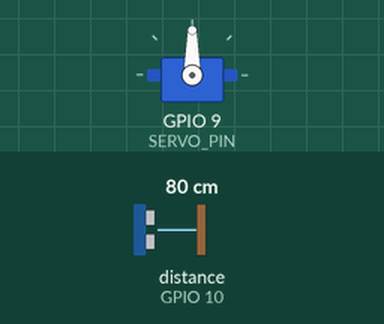
Simulated run of this program. Board: ESP32-C3. Parts: servo. Wiring (inferred from the names in the program): ultrasonic range finder: trigger GPIO 3; echo GPIO 10. The test bench sets the inputs (shaded band); at power-on: distance to the obstacle (sensor on GPIO 10) 80 cm. The echo pulse lasts 58.3 µs per cm; what the program prints to the serial monitor is not drawn.

Above: at 0.36 s.
At 4.2 s:
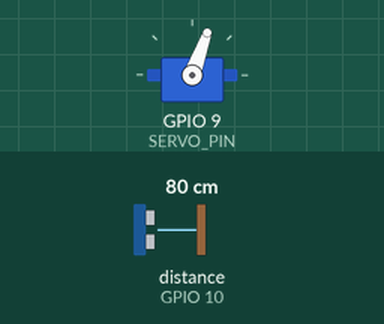
4.3 s: distance to the obstacle (sensor on GPIO 10) set to 2 cm
At 4.41 s:
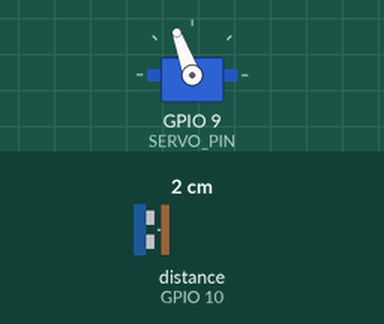
Timing chart, 0 to 13.3 s (numbered marks = the images above; inputs shaded):
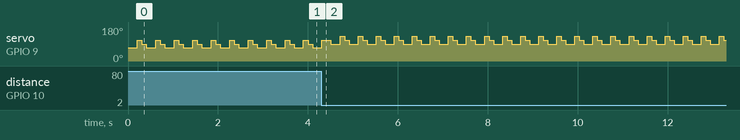

The program:

main.cpp
```cpp
#include <Arduino.h>
#include <ESP32Servo.h>


#define TRIG_PIN 3 // 超声波传感器触发引脚
#define ECHO_PIN 10
#define SERVO_PIN 9 // 舵机控制引脚

Servo myServo;
int scanMin = 0;      // 扫描起始角度
int scanMax = 180;    // 扫描结束角度
int scanStep = 5;     // 扫描步进角度
int currentAngle = 90; // 当前舵机角度
int step = 20;          // 舵机每次调整步长，越小跟踪越平滑

float measureDistance()
{
  digitalWrite(TRIG_PIN, LOW);
  delayMicroseconds(2);
  digitalWrite(TRIG_PIN, HIGH);
  delayMicroseconds(10);
  digitalWrite(TRIG_PIN, LOW);
  long duration = pulseIn(ECHO_PIN, HIGH, 30000);
  Serial.print("pulseIn duration: ");
  Serial.println(duration);
  if (duration == 0)
    return -1;
  return duration * 0.034 / 2;
}
float measureAtAngle(int angle)
{
  myServo.write(angle);
  delay(100); // 舵机稳定
  return measureDistance();
}


void setup()
{
  Serial.begin(115200);
  Serial.println("Start");
  pinMode(TRIG_PIN, OUTPUT);
  pinMode(ECHO_PIN, INPUT);
  myServo.attach(SERVO_PIN);
  myServo.write(currentAngle);
}


void loop()
{
  static float lastLeftDist = 9999;
  static float lastRightDist = 9999;

  float leftDist = (currentAngle - step >= 0) ? measureAtAngle(currentAngle - step) : 9999;
  delay(100); // 等待舵机稳定
  float rightDist = (currentAngle + step <= 180) ? measureAtAngle(currentAngle + step) : 9999;

  // 只检测距离20以内的目标
  const float maxDetectDist = 20;
  if (leftDist > maxDetectDist || leftDist < 0) leftDist = 9999;
  if (rightDist > maxDetectDist || rightDist < 0) rightDist = 9999;

  // 如果本次没检测到就用上次的数据
  // if (leftDist == 9999) leftDist = lastLeftDist;
  // else lastLeftDist = leftDist;
  // if (rightDist == 9999) rightDist = lastRightDist;
  // else lastRightDist = rightDist;

  // 只根据左右距离判断
  if (leftDist < rightDist)
  {
    currentAngle = max(0, currentAngle - step);
    myServo.write(currentAngle);
  }
  else if (rightDist < leftDist)
  {
    currentAngle = min(180, currentAngle + step);
    myServo.write(currentAngle);
  }
  else
  {
    // 保持当前位置
    myServo.write(currentAngle);
  }

  Serial.print("当前角度: ");
  Serial.print(currentAngle);
  Serial.print(" 左: ");
  Serial.print(leftDist);
  Serial.print(" 右: ");
  Serial.println(rightDist);

  delay(100);
}
```

Measured:
- by itself, servo on GPIO 9 (SERVO_PIN): repeats every 0.40 s: 90° 0.20 s, 130° 0.10 s, 110° 0.10 s
